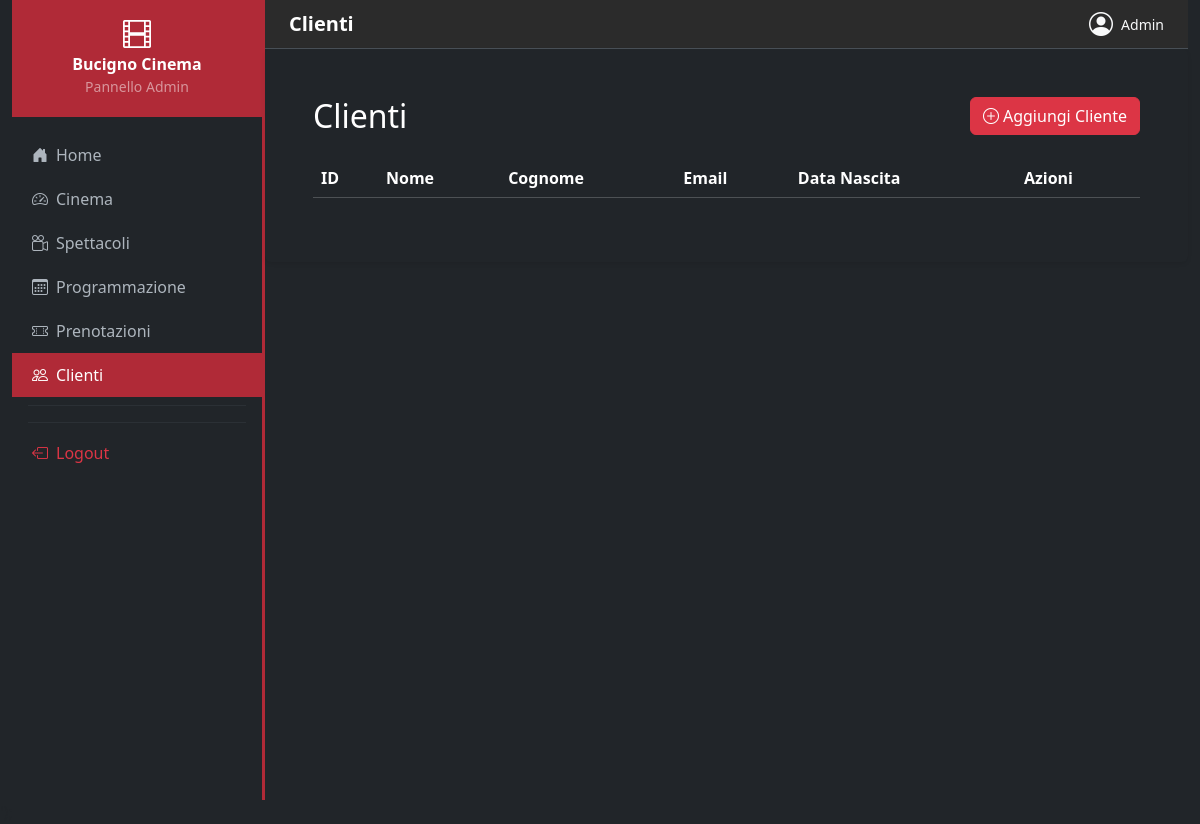
The page /Sub_Admin/admin-clienti.php (signed in) on the database as committed earlier.
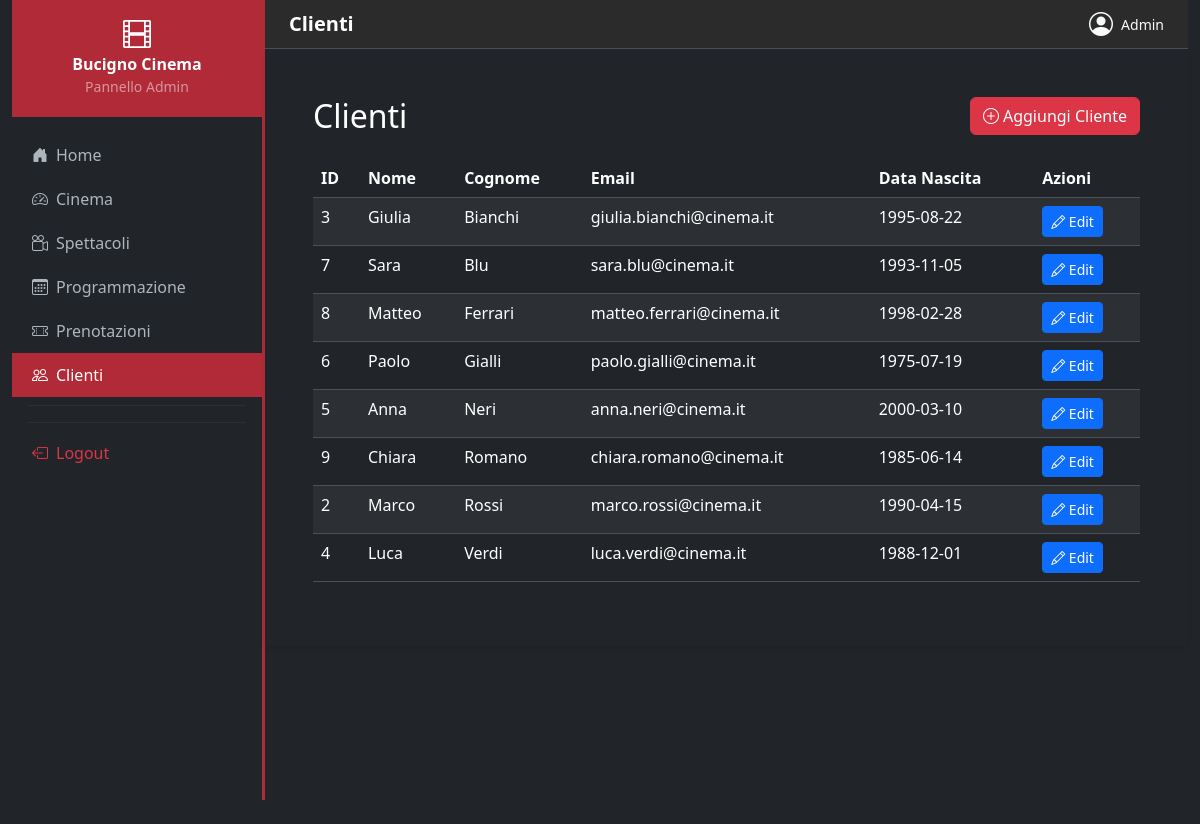
The same page on the database as committed later.
### tables this page shows
CREATE TABLE `utenti` (
  `id` int(11) NOT NULL AUTO_INCREMENT,
  `nome` varchar(100) NOT NULL,
  `cognome` varchar(50) DEFAULT NULL,
  `data_nascita` date DEFAULT NULL,
  `email` varchar(150) NOT NULL,
  `password` varchar(255) NOT NULL,
  `ruolo` enum('admin','user') NOT NULL DEFAULT 'user',
  `created_at` datetime DEFAULT current_timestamp(),
  PRIMARY KEY (`id`),
  UNIQUE KEY `email` (`email`)
);

### Sub_Admin/admin-clienti.php (the view, shortened to what this page needs)
<?php
$errore = $_SESSION['cliente_error'] ?? '';
require_once __DIR__ . "/../config/db.php";
$clienti = $pdo->query("
    SELECT * FROM utenti
    WHERE ruolo = 'user'
    ORDER BY cognome
")->fetchAll(PDO::FETCH_ASSOC);
$righe = '';
foreach ($clienti as $c) {
  $nome    = htmlspecialchars($c['nome']);
  $cognome = htmlspecialchars($c['cognome'] ?? '');
  $nascita = htmlspecialchars($c['data_nascita'] ?? '');
  $email   = htmlspecialchars($c['email'] ?? '');
  $righe .= "
    <tr>
        <td>{$c['id']}</td>
        <td>{$nome}</td>
        <td>{$cognome}</td>
        <td>{$email}</td>
        <td>{$nascita}</td>
        <td>
            <button class='btn btn-sm btn-primary'
                data-bs-toggle='modal'
                data-bs-target='#editClienteModal'
                onclick=\"apriEditCliente('{$c['id']}', '{$nome}', '{$cognome}', '{$email}', '{$nascita}')\">
                <i class='bi bi-pencil'></i> Edit
            </button>
        </td>
    </tr>";
}
$title      = 'Clienti';
$activePage = 'utenti';
$body = "
" . ($errore ? "<div class='alert alert-danger alert-dismissible fade show mx-4 mt-3'>
    $errore
</div>" : "") . "
<div class='container-fluid text-white p-4'>
    <div class='d-flex justify-content-between align-items-center mb-4'>
        <h2 class='mb-0'>Clienti</h2>
        <button class='btn btn-danger' data-bs-toggle='modal' data-bs-target='#addClienteModal'>
            <i class='bi bi-plus-circle me-1'></i>Aggiungi Cliente
        </button>
    </div>
    <div class='table-responsive'>
      <table class='table table-striped table-dark' id='clientiTable'>
        <thead><tr><th>ID</th><th>Nome</th><th>Cognome</th><th>Email</th><th>Data Nascita</th><th>Azioni</th></tr></thead>
        <tbody>$righe</tbody>
      </table>
    </div>
</div>
";
$template = file_get_contents("../inc/admin_page.inc.php");
$template = str_replace("{{title}}",      $title,                             $template);
$template = str_replace("{{body}}",       $body,                              $template);
$template = str_replace("{{admin_name}}", $_SESSION['admin_name'] ?? 'Admin', $template);
$voci = ['dashboard', 'film', 'programmazione', 'biglietti', 'utenti', 'statistiche', 'impostazioni', 'registi', 'case', 'cinema'];
foreach ($voci as $voce) {
  $template = str_replace("{{active_$voce}}", $activePage === $voce ? 'active' : '', $template);
}
echo $template;

### assets/css/styles.css (style rules this page uses)
#sidebar { width: 250px; min-height: 100vh; background-color: #212529; flex-shrink: 0; }
#sidebar .sidebar-brand { background-color: #b02a37; padding: 20px; }
#sidebar .nav-link { color: #adb5bd; padding: 10px 20px; border-radius: 0; transition: background-color .2s, color .2s; }
#sidebar .nav-link:hover, #sidebar .nav-link.active { background-color: #b02a37; color: #fff; }
#sidebar .nav-link i { width: 20px; }
#sidebar .sidebar-divider { border-color: #495057; margin: 8px 16px; }
#main { flex: 1; background-color: #212529; min-height: 100vh; border-left: 3px solid #b02a37; }
#topbar { background-color: #2b2b2b; border-bottom: 1px solid #495057; padding: 12px 24px; }

Rows that differ between the two databases and show on the page:
added utenti: id "3", nome "Giulia", cognome "Bianchi", email "giulia.bianchi@cinema.it", data_nascita "1995-08-22"
added utenti: id "7", nome "Sara", cognome "Blu", email "sara.blu@cinema.it", data_nascita "1993-11-05"
added utenti: id "8", nome "Matteo", cognome "Ferrari", email "matteo.ferrari@cinema.it", data_nascita "1998-02-28"
added utenti: id "6", nome "Paolo", cognome "Gialli", email "paolo.gialli@cinema.it", data_nascita "1975-07-19"
added utenti: id "5", nome "Anna", cognome "Neri", email "anna.neri@cinema.it", data_nascita "2000-03-10"
added utenti: id "9", nome "Chiara", cognome "Romano", email "chiara.romano@cinema.it", data_nascita "1985-06-14"
added utenti: id "2", nome "Marco", cognome "Rossi", email "marco.rossi@cinema.it", data_nascita "1990-04-15"
added utenti: id "4", nome "Luca", cognome "Verdi", email "luca.verdi@cinema.it", data_nascita "1988-12-01"
